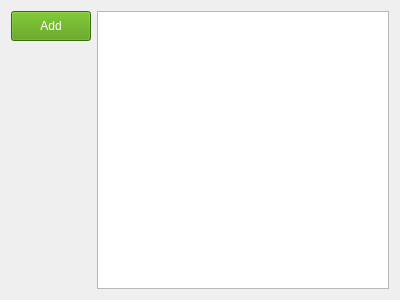
<?xml version="1.0" encoding="UTF-8"?>
<ui version="4.0">
 <class>BmsSKInfoListForm</class>
 <widget class="QWidget" name="BmsSKInfoListForm">
  <property name="geometry">
   <rect>
    <x>0</x>
    <y>0</y>
    <width>400</width>
    <height>300</height>
   </rect>
  </property>
  <property name="minimumSize">
   <size>
    <width>0</width>
    <height>150</height>
   </size>
  </property>
  <property name="windowTitle">
   <string>Form</string>
  </property>
  <property name="styleSheet">
   <string notr="true">QPushButton#pushButton_add{
	background-color: rgb(78, 154, 6);
   color:white;
}</string>
  </property>
  <layout class="QHBoxLayout" name="horizontalLayout">
   <item>
    <layout class="QVBoxLayout" name="verticalLayout">
     <item>
      <widget class="QPushButton" name="pushButton_add">
       <property name="minimumSize">
        <size>
         <width>0</width>
         <height>30</height>
        </size>
       </property>
       <property name="maximumSize">
        <size>
         <width>16777215</width>
         <height>30</height>
        </size>
       </property>
       <property name="text">
        <string>Add</string>
       </property>
      </widget>
     </item>
     <item>
      <spacer name="verticalSpacer">
       <property name="orientation">
        <enum>Qt::Vertical</enum>
       </property>
       <property name="sizeHint" stdset="0">
        <size>
         <width>20</width>
         <height>40</height>
        </size>
       </property>
      </spacer>
     </item>
    </layout>
   </item>
   <item>
    <widget class="QListWidget" name="listWidget"/>
   </item>
  </layout>
 </widget>
 <resources/>
 <connections/>
</ui>
